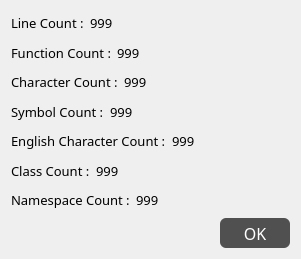
<?xml version="1.0" encoding="UTF-8"?>
<ui version="4.0">
 <class>StatisticalDataDialog</class>
 <widget class="QDialog" name="StatisticalDataDialog">
  <property name="geometry">
   <rect>
    <x>0</x>
    <y>0</y>
    <width>301</width>
    <height>259</height>
   </rect>
  </property>
  <property name="font">
   <font>
    <family>方正黑体简体</family>
    <pointsize>10</pointsize>
   </font>
  </property>
  <property name="windowTitle">
   <string>Code Statistics</string>
  </property>
  <layout class="QVBoxLayout" name="verticalLayout">
   <item>
    <layout class="QHBoxLayout" name="horizontalLayout">
     <item>
      <widget class="QLabel" name="label">
       <property name="sizePolicy">
        <sizepolicy hsizetype="Fixed" vsizetype="Preferred">
         <horstretch>0</horstretch>
         <verstretch>0</verstretch>
        </sizepolicy>
       </property>
       <property name="text">
        <string>Line Count :</string>
       </property>
      </widget>
     </item>
     <item>
      <widget class="QLabel" name="label_2">
       <property name="text">
        <string>999</string>
       </property>
      </widget>
     </item>
    </layout>
   </item>
   <item>
    <layout class="QHBoxLayout" name="horizontalLayout_4">
     <item>
      <widget class="QLabel" name="label_7">
       <property name="sizePolicy">
        <sizepolicy hsizetype="Fixed" vsizetype="Preferred">
         <horstretch>0</horstretch>
         <verstretch>0</verstretch>
        </sizepolicy>
       </property>
       <property name="text">
        <string>Function Count :</string>
       </property>
      </widget>
     </item>
     <item>
      <widget class="QLabel" name="label_8">
       <property name="text">
        <string>999</string>
       </property>
      </widget>
     </item>
    </layout>
   </item>
   <item>
    <layout class="QHBoxLayout" name="horizontalLayout_2">
     <item>
      <widget class="QLabel" name="label_3">
       <property name="sizePolicy">
        <sizepolicy hsizetype="Fixed" vsizetype="Preferred">
         <horstretch>0</horstretch>
         <verstretch>0</verstretch>
        </sizepolicy>
       </property>
       <property name="text">
        <string>Character Count :</string>
       </property>
      </widget>
     </item>
     <item>
      <widget class="QLabel" name="label_4">
       <property name="text">
        <string>999</string>
       </property>
      </widget>
     </item>
    </layout>
   </item>
   <item>
    <layout class="QHBoxLayout" name="horizontalLayout_6">
     <item>
      <widget class="QLabel" name="label_11">
       <property name="sizePolicy">
        <sizepolicy hsizetype="Fixed" vsizetype="Preferred">
         <horstretch>0</horstretch>
         <verstretch>0</verstretch>
        </sizepolicy>
       </property>
       <property name="text">
        <string>Symbol Count :</string>
       </property>
      </widget>
     </item>
     <item>
      <widget class="QLabel" name="label_12">
       <property name="text">
        <string>999</string>
       </property>
      </widget>
     </item>
    </layout>
   </item>
   <item>
    <layout class="QHBoxLayout" name="horizontalLayout_7">
     <item>
      <widget class="QLabel" name="label_13">
       <property name="sizePolicy">
        <sizepolicy hsizetype="Fixed" vsizetype="Preferred">
         <horstretch>0</horstretch>
         <verstretch>0</verstretch>
        </sizepolicy>
       </property>
       <property name="text">
        <string>English Character Count :</string>
       </property>
      </widget>
     </item>
     <item>
      <widget class="QLabel" name="label_14">
       <property name="text">
        <string>999</string>
       </property>
      </widget>
     </item>
    </layout>
   </item>
   <item>
    <layout class="QHBoxLayout" name="horizontalLayout_3">
     <item>
      <widget class="QLabel" name="label_5">
       <property name="sizePolicy">
        <sizepolicy hsizetype="Fixed" vsizetype="Preferred">
         <horstretch>0</horstretch>
         <verstretch>0</verstretch>
        </sizepolicy>
       </property>
       <property name="text">
        <string>Class Count :</string>
       </property>
      </widget>
     </item>
     <item>
      <widget class="QLabel" name="label_6">
       <property name="text">
        <string>999</string>
       </property>
      </widget>
     </item>
    </layout>
   </item>
   <item>
    <layout class="QHBoxLayout" name="horizontalLayout_5">
     <item>
      <widget class="QLabel" name="label_9">
       <property name="sizePolicy">
        <sizepolicy hsizetype="Fixed" vsizetype="Preferred">
         <horstretch>0</horstretch>
         <verstretch>0</verstretch>
        </sizepolicy>
       </property>
       <property name="text">
        <string>Namespace Count :</string>
       </property>
      </widget>
     </item>
     <item>
      <widget class="QLabel" name="label_10">
       <property name="text">
        <string>999</string>
       </property>
      </widget>
     </item>
    </layout>
   </item>
   <item>
    <layout class="QHBoxLayout" name="horizontalLayout_8">
     <item>
      <spacer name="horizontalSpacer">
       <property name="orientation">
        <enum>Qt::Horizontal</enum>
       </property>
       <property name="sizeHint" stdset="0">
        <size>
         <width>40</width>
         <height>20</height>
        </size>
       </property>
      </spacer>
     </item>
     <item>
      <widget class="QPushButton" name="pushButton_9">
       <property name="sizePolicy">
        <sizepolicy hsizetype="Minimum" vsizetype="Minimum">
         <horstretch>0</horstretch>
         <verstretch>0</verstretch>
        </sizepolicy>
       </property>
       <property name="minimumSize">
        <size>
         <width>70</width>
         <height>30</height>
        </size>
       </property>
       <property name="sizeIncrement">
        <size>
         <width>0</width>
         <height>0</height>
        </size>
       </property>
       <property name="font">
        <font>
         <family>方正黑体简体</family>
         <pointsize>12</pointsize>
        </font>
       </property>
       <property name="focusPolicy">
        <enum>Qt::NoFocus</enum>
       </property>
       <property name="styleSheet">
        <string notr="true">background: rgb(80, 80, 80);
color: rgb(255, 255, 255);
border-radius: 6px;</string>
       </property>
       <property name="text">
        <string>OK</string>
       </property>
       <property name="autoDefault">
        <bool>false</bool>
       </property>
       <property name="flat">
        <bool>true</bool>
       </property>
      </widget>
     </item>
    </layout>
   </item>
  </layout>
 </widget>
 <resources/>
 <connections/>
</ui>
